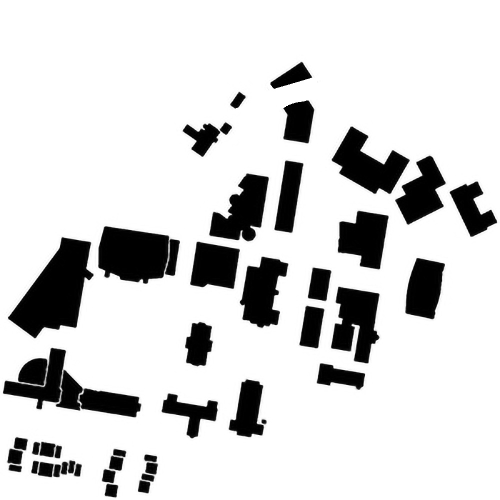
#> input picture WPI_map.jpg, 1000 x 1000 px (shown at 1/2 size)
$ python main_informed_RRT.py   (older library calls are emulated)
#> lines starting #> are read from the running program, lines starting #| are printed output that depends on the picture; after the words box and inside, x2 and y2 are one past the last pixel; in counts of white or black regions, pixels touching at a corner belong together
### informed_RRT.py
# Standard Algorithm Implementation
# Sampling-based Algorithms RRT and RRT*

import matplotlib.pyplot as plt
import numpy as np
import random
from math import *


# Class for each tree node
class Node:
    def __init__(self, row, col):
        self.row = row  # coordinate
        self.col = col  # coordinate
        self.parent = None  # parent node
        self.cost = 0.0  # cost


# Class for RRT
class RRT:
    # Constructor
    def __init__(self, map_array, start, goal):
        self.map_array = map_array  # map array, 1->free, 0->obstacle
        self.size_row = map_array.shape[0]  # map size
        self.size_col = map_array.shape[1]  # map size

        self.start = Node(start[0], start[1])  # start node
        self.goal = Node(goal[0], goal[1])  # goal node
        self.vertices = []  # list of nodes
        self.found = False  # found flag

    def init_map(self):
        """Intialize the map before each search
        """
        self.found = False
        self.vertices = []
        self.vertices.append(self.start)

    def dis(self, node1, node2):
        """Calculate the euclidean distance between two nodes
        arguments:
            node1 - node 1
            node2 - node 2

        return:
            euclidean distance between two nodes
        """
        ### YOUR CODE HERE ###
        distance = sqrt((node1.row - node2.row) ** 2 + (node1.col - node2.col) ** 2)
        return distance

    def check_collision(self, node1, node2):
        """Check if the path between two nodes collide with obstacles
        arguments:
            node1 - node 1
            node2 - node 2

        return:
            True if the new node is valid to be connected
        """
        ### YOUR CODE HERE ###
        rdis = abs(node1.row - node2.row)
        cdis = abs(node1.col - node2.col)
        c1 = node1.col
        r1 = node1.row
        r2 = node2.row
        c2 = node2.col
        list1 = []
        if rdis > cdis:
            for r in range(min(r2, r1), max(r2, r1)):
                list1.append([r, round(((node2.col - node1.col) / (node2.row - node1.row)) * (r - r1) + c1)])

        else:
            for c in range(min(c2, c1), max(c2, c1)):
                list1.append([round(((node1.row - node2.row) / (node1.col - node2.col)) * (c - c1) + r1), c])

        for coordinates in list1:
            if self.map_array[coordinates[0], coordinates[1]] == 0:
                return True, list1

        return False, list1

    def get_new_point(self, goal_bias, goal_region,Flag, Flag2=False, cbest=0):
        """Choose the goal or generate a random point
        arguments:
            goal_bias - the possibility of choosing the goal instead of a random point

        return:
            point - the new point
        """
        ### YOUR CODE HERE ###

        if Flag2:
            while True:
                row = np.random.randint(0, self.size_col-1)
                col = np.random.randint(0, self.size_col-1)
                if (np.sqrt((self.start.row-row)**2 + (self.start.col-col)**2 ) + np.sqrt((self.goal.row-row)**2 + (self.goal.col-col)**2)) <= cbest:
                    return Node(row, col), self.found

        probablity_no = np.random.uniform()
        near_to_goal = self.get_nearest_node(self.goal)
        dis_to_goal = self.dis(near_to_goal, self.goal)

        if dis_to_goal > goal_region or Flag:
            if probablity_no > goal_bias:
                return Node(random.randint(0, self.size_row - 1), random.randint(0, self.size_col - 1)), False

            else:
                return self.goal, False

        if dis_to_goal < goal_region:
            return self.goal,True

    def get_nearest_node(self, point):
        """Find the nearest node in self.vertices with respect to the new point
        arguments:
            point - the new point

        return:
            the nearest node
        """
        ### YOUR CODE HERE ###
        d = 100000
        for node in self.vertices:
            if self.dis(node, point) < d:
                d = self.dis(node, point)
                nearest_node = node

        return nearest_node

    def get_neighbors(self, new_node, neighbor_size):
        """Get the neighbors that are within the neighbor distance from the node
        arguments:
            new_node - a new node
            neighbor_size - the neighbor distance

        return:
            neighbors - a list of neighbors that are within the neighbor distance
        """
        ### YOUR CODE HERE ###
        neighbor_list = []
        for node in self.vertices:
            if self.dis(new_node, node) < neighbor_size:
                neighbor_list.append(node)
        return neighbor_list

    def rewire(self, new_node, neighbors):
        """Rewire the new node and all its neighbors
        arguments:
            new_node - the new node
            neighbors - a list of neighbors that are within the neighbor distance from the node

        Rewire the new node if connecting to a new neighbor node will give least cost.
        Rewire all the other neighbor nodes.
        """
        ### YOUR CODE HERE ###
        d = 100000
        for node in neighbors:
            if (self.dis(new_node, node) + node.cost) < d:
                if not self.check_collision(new_node, node)[0]:
                    new_node.parent = node
                    new_node.cost = self.dis(new_node, node) + node.cost
                    d = self.dis(new_node, node) + node.cost

        # print(node.cost > self.dis(new_node, node) + new_node.cost)
        for node in neighbors:
            if not self.check_collision(new_node, node)[0]:
                if node.cost > self.dis(new_node, node) + new_node.cost:
                    node.parent = new_node
                    node.cost = self.dis(new_node, node) + new_node.cost

        self.vertices.append(new_node)

    # [28 lines left out: function draw_map, not called in this run]


    def informed_RRT_star(self, n_pts=2000, neighbor_size=20):
        '''RRT* search function
        arguments:
            n_pts - number of points try to sample,
                    not the number of final sampled points
            neighbor_size - the neighbor distance

        In each step, extend a new node if possible, and rewire the node and its neighbors
        '''
        # Remove previous result
        self.init_map()

        ### YOUR CODE HERE ###
        max_dis = 10
        goal_region = 10
        goal_bias = 0.05                 # 0<=goal_bias<1
        Flag = False
        for k in range(n_pts):
            new_point, Flag1 = self.get_new_point(goal_bias, goal_region, Flag)
            nearest_point = self.get_nearest_node(new_point)

            d = self.dis(new_point, nearest_point)

            if new_point == self.goal and not self.check_collision(new_point, nearest_point)[0] and Flag1:
                self.found = True
                new_point.parent = nearest_point
                new_point.cost = nearest_point.cost + self.dis(new_point, nearest_point)
                self.vertices.append(new_point)
                Flag = True
                # print(f'################### goal reached on this node {k} #######################')

                print(f'initial goal cost was {self.goal.cost}')
                print(f'################### goal reached on this node {k} #######################\ncontinuing the loop')
                self.draw_map()
                kk = k
                break

            #################################### d > max dis ########################################

            if d > max_dis:
                list1 = self.check_collision(nearest_point, new_point)[1]
                list2 = [(i[0], i[1], self.dis(Node(i[0], i[1]), nearest_point)) for i in list1 if
                         self.dis(Node(i[0], i[1]), nearest_point) < max_dis]
                list2.sort(key=lambda x: -x[2])
                point = Node(list2[0][0], list2[0][1])


                if not self.check_collision(nearest_point, point)[0]:
                    point.parent = nearest_point
                    point.cost = nearest_point.cost + self.dis(nearest_point, point)
                    # self.vertices.append(point)
                    neighbors = self.get_neighbors(point, neighbor_size)
                    self.rewire(point, neighbors)
                    if Flag:
                        print(f'after goal found iteration number {k}')

                    else:
                        print(f'before goal found iteration number {k}')
                    continue


            else:
                if not self.check_collision(nearest_point, new_point)[0]:
                    new_point.parent = nearest_point
                    new_point.cost = nearest_point.cost + self.dis(nearest_point, new_point)
                    # self.vertices.append(new_point)
                    neighbors = self.get_neighbors(new_point, neighbor_size)
                    self.rewire(new_point, neighbors)
                    if Flag:
                        print(f'after goal found iteration number {k}')
                    else:
                        print(f'before goal found iteration number {k}')
                    continue

        if self.found:
            for i in range(n_pts-kk):
                cbest = self.goal.cost
                new_point, Flag1 = self.get_new_point(goal_bias, goal_region, Flag, self.found, cbest)
                nearest_point = self.get_nearest_node(new_point)

                d = self.dis(new_point, nearest_point)

                if d > max_dis:
                    list1 = self.check_collision(nearest_point, new_point)[1]
                    list2 = [(i[0], i[1], self.dis(Node(i[0], i[1]), nearest_point)) for i in list1 if
                             self.dis(Node(i[0], i[1]), nearest_point) < max_dis]
                    list2.sort(key=lambda x: -x[2])
                    point = Node(list2[0][0], list2[0][1])


                    if not self.check_collision(nearest_point, point)[0]:
                        point.parent = nearest_point
                        point.cost = nearest_point.cost + self.dis(nearest_point, point)
                        # self.vertices.append(point)
                        neighbors = self.get_neighbors(point, neighbor_size)
                        self.rewire(point, neighbors)
                        if Flag:
                            print(f'after goal found iteration number {i+kk}')

                        else:
                            print(f'before goal found iteration number {i+kk}')
                        continue


                else:
                    if not self.check_collision(nearest_point, new_point)[0]:
                        new_point.parent = nearest_point
                        new_point.cost = nearest_point.cost + self.dis(nearest_point, new_point)
                        # self.vertices.append(new_point)
                        neighbors = self.get_neighbors(new_point, neighbor_size)
                        self.rewire(new_point, neighbors)
                        if Flag:
                            print(f'after goal found iteration number {i+kk}')
                        else:
                            print(f'before goal found iteration number {i+kk}')
                        continue


        if self.found:
            steps = len(self.vertices) - 2
            length = self.goal.cost
            print("It took %d nodes to find the current path" % steps)
            print("The path length is %.2f" % length)
        else:
            print("No path found")

        # Draw result
        self.draw_map()

### main_informed_RRT.py
# Main and helper function

from PIL import Image
import numpy as np
from informed_RRT import RRT


import matplotlib.pyplot as plt


def load_map(file_path, resolution_scale):
    ''' Load map from an image and return a 2D binary numpy array
        where 0 represents obstacles and 1 represents free space
    '''
#> called with file_path = 'WPI_map.jpg', resolution_scale = 0.3
    # Load the image with grayscale
    img = Image.open(file_path).convert('L')
    # Rescale the image
    size_x, size_y = img.size
#> size_x = 1000; size_y = 1000
    new_x, new_y  = int(size_x*resolution_scale), int(size_y*resolution_scale)
#> new_x = 300; new_y = 300
    img = img.resize((new_x, new_y), Image.ANTIALIAS)
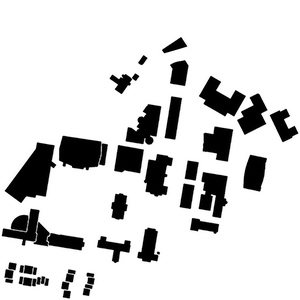
#> img: PIL image 300x300 L; min 0, max 255, mean 213.2

    map_array = np.asarray(img, dtype='uint8')

    # Get bianry image
    threshold = 127
    map_array = 1 * (map_array > threshold)
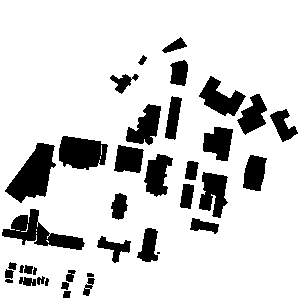
#> map_array: shape (300, 300) int64; values 0 (black) and 1 (white), 83.7% white; 38 black regions (1 under 20 px), largest, box (x1, y1, x2, y2) and area: (5, 143, 56, 203) 1629, (2, 209, 85, 250) 1345, (59, 136, 108, 170) 1256

    # Result 2D numpy array
    return map_array


if __name__ == "__main__":
    # Load the map
    start = (75, 150)
    goal  = (30, 250)
    map_array = load_map("WPI_map.jpg", 0.3)

    # Planning class
    RRT_planner = RRT(map_array, start, goal)

    RRT_planner.informed_RRT_star(n_pts=500)
#> (the run stopped early here; a loop or call above may not have finished)

$ run again, with RRT.png saved as WPI_map.jpg
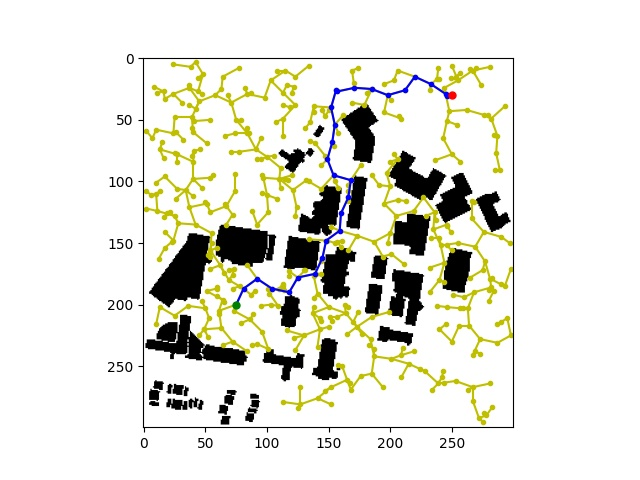
#> input picture RRT.png, 640 x 480 px
#> in load_map, `img = img.resize((new_x, new_y), Image.ANTIALIAS)`:
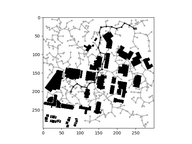
#> img: PIL image 192x144 L; min 0, max 255, mean 228.3
#> in load_map, `map_array = 1 * (map_array > threshold)`:
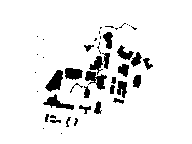
#> map_array: shape (144, 192) int64; values 0 (black) and 1 (white), 92.1% white; 47 black regions (23 under 20 px), largest, box (x1, y1, x2, y2) and area: (45, 70, 63, 92) 221, (85, 71, 107, 90) 213, (43, 94, 74, 110) 191
